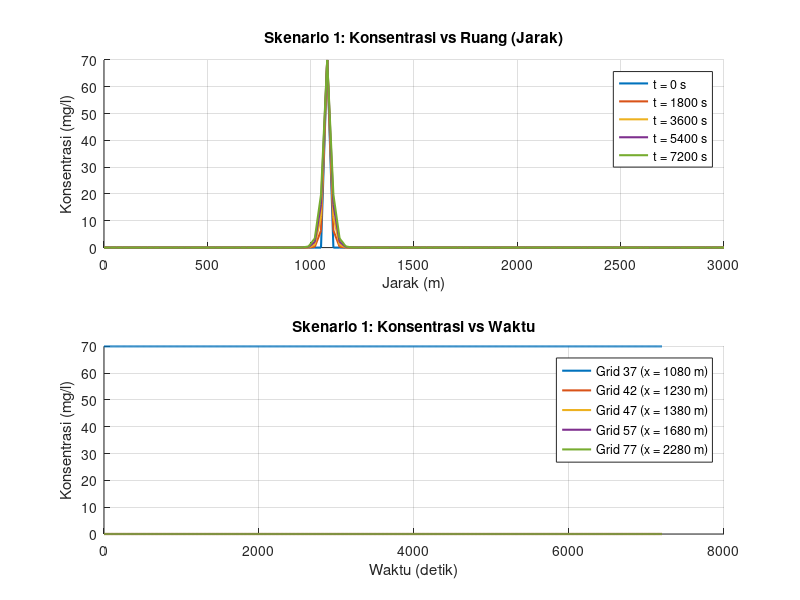

MATLAB code to generate this figure:
% File ini hanay digunakan untuk mengetes skrip saja

clc; clear; close all;

nim_str = '087';
z_digit = str2double(nim_str(3));
fprintf('NIM digit z = %d\n', z_digit);

L = 3000;
T_max = 7200;
dt = 6;

dx = 30;
G = 0.05;

grid_sumber = 30 + z_digit;
C_source = 10 * z_digit;
if C_source == 0, C_source = 10; end

Nx = round(L / dx) + 1;
Nt = round(T_max / dt) + 1;
x_vec = 0:dx:L;
t_vec = 0:dt:T_max;

alpha = (G * dt) / (dx^2);
fprintf('Parameter: dx=%d, G=%.2f, Alpha=%.5f\n', dx, G, alpha);

C = zeros(Nx, Nt);

for n = 1 : Nt-1
    C(grid_sumber, n) = C_source;

    for i = 2 : Nx-1
        C(i, n+1) = C(i, n) + alpha * (C(i+1, n) - 2*C(i, n) + C(i-1, n));
    end

    C(1, n+1) = 0;
    C(Nx, n+1) = 0;

    C(grid_sumber, n+1) = C_source;
end

figure('Name', 'Skenario 1: Grafik Difusi', 'NumberTitle', 'off');

subplot(2, 1, 1); hold on;
time_indices = round(linspace(1, Nt, 5));
colors = lines(5);
for k = 1:5
    idx = time_indices(k);
    plot(x_vec, C(:, idx), 'LineWidth', 1.5, 'Color', colors(k,:), ...
        'DisplayName', sprintf('t = %d s', t_vec(idx)));
end
title('Skenario 1: Konsentrasi vs Ruang (Jarak)');
xlabel('Jarak (m)'); ylabel('Konsentrasi (mg/l)');
grid on; legend('Location', 'best'); hold off;

subplot(2, 1, 2); hold on;
grid_indices = [grid_sumber, grid_sumber+5, grid_sumber+10, grid_sumber+20, grid_sumber+40];
grid_indices = grid_indices(grid_indices <= Nx);
colors = lines(length(grid_indices));
for k = 1:length(grid_indices)
    idx = grid_indices(k);
    pos_m = (idx-1) * dx;
    plot(t_vec, C(idx, :), 'LineWidth', 1.5, 'Color', colors(k,:), ...
        'DisplayName', sprintf('Grid %d (x = %d m)', idx, pos_m));
end
title('Skenario 1: Konsentrasi vs Waktu');
xlabel('Waktu (detik)'); ylabel('Konsentrasi (mg/l)');
grid on; legend('Location', 'best'); hold off;
